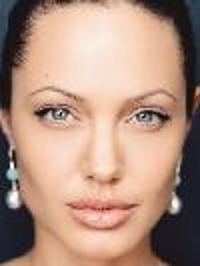
%> input picture ImageMorphing/a.png, 200 x 266 px
$ octave ImageMorphing.m   (GNU Octave 9; MATLAB toolbox functions it lacks are replaced by stand-ins)
%> lines starting %> are read from the running program, lines starting %| are printed output that depends on the picture
warp_frac = 1/2;
dissolve_frac = 1/2;
M = ImageMorphingTriangulation(warp_frac,dissolve_frac);

function M = ImageMorphingTriangulation(warp_frac,dissolve_frac)
%> called with warp_frac = 0.5, dissolve_frac = 0.5

if nargin < 1
    warp_frac = .5;
end

if nargin < 2
    dissolve_frac= warp_frac;
end


% ream images
I = im2double(imread('a.png'));
J = im2double(imread('c.png'));
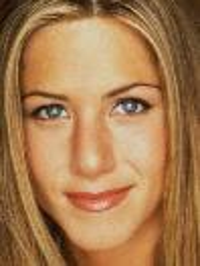
%> input picture ImageMorphing/c.png, 200 x 266 px

% load mat file with points, variables Ip,Jp
 load('points.mat');

% initialize ouput image (morphed)
M = zeros(size(I));

%  Triangulation (on the mean shape)
MeanShape = (1/2)*Ip+(1/2)*Jp;
TRI = delaunay(MeanShape(:,1),MeanShape(:,2));


% number of triangles
TriangleNum = size(TRI,1);

% find coordinates in images I and J
CordInI = zeros(3,3,TriangleNum);
CordInJ = zeros(3,3,TriangleNum);

for i =1:TriangleNum
  for j=1:3

    CordInI(:,j,i) = [ Ip(TRI(i,j),:)'; 1];
    CordInJ(:,j,i) = [ Jp(TRI(i,j),:)'; 1];

  end
end

% create new intermediate shape according to warp_frac
Mp = (1-warp_frac)*Ip+warp_frac*Jp;


% create a grid for the morphed image
[x,y] = meshgrid(1:size(M,2),1:size(M,1));

% for each element of the grid of the morphed image, find  which triangle it falls in
TM = tsearchn([Mp(:,1) Mp(:,2)],TRI,[x(:) y(:)]);


% YOUR CODE STARTS HERE
% suppress NaN components in TM, x and y
idx = ~isnan(TM); x = x(idx); y = y(idx); TM = TM(idx);
%> after `idx = ~isnan(TM)`: idx = 53200 logical values, 53200 true

% Calculate matrix 3 corners triangle of intermedate image
CordInM = zeros(3,3,TriangleNum);
for i =1:TriangleNum
  for j=1:3
    CordInM(:,j,i) = [ Mp(TRI(i,j),:)'; 1];
  end
end

% compute barycentric coordinates of intermedate image
barycentric = zeros(size(x,1),3);
PointI = zeros(size(x,1),3);
PointJ = zeros(size(x,1),3);
PointM = zeros(size(x,1),3);
for k = 1:size(x)
    barycentric(k,1:3) = CordInM(:,:,TM(k))\[x(k);y(k);1];
    PointI(k,1:3) = (CordInI(:,:,TM(k))*barycentric(k,1:3)')';
    PointJ(k,1:3) = (CordInJ(:,:,TM(k))*barycentric(k,1:3)')';
    PointM(k,1:3) = (CordInM(:,:,TM(k))*barycentric(k,1:3)')';
end

IndI = round(PointI(:,1:2)./PointI(:,3));
IndJ = round(PointJ(:,1:2)./PointJ(:,3));
IndM = round(PointM(:,1:2)./PointM(:,3));


IndI = sub2ind(size(I),IndI(:,2),IndI(:,1));
IndJ = sub2ind(size(I),IndJ(:,2),IndJ(:,1));
IndM = sub2ind(size(I),IndM(:,2),IndM(:,1));
% YOUR CODE ENDS HERE


% cross-dissolve
M(IndM)=(1-dissolve_frac)* I(IndI)+ dissolve_frac * J(IndJ);
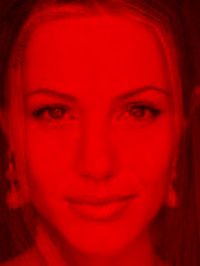
%> M: size 266x200x3 double; mean R, G, B 0.67, 0, 0
M(IndM+53200)=(1-dissolve_frac)* I(IndI+53200)+ dissolve_frac * J(IndJ+53200);
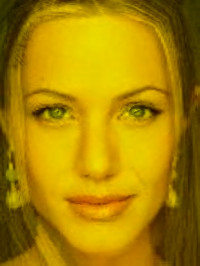
%> M: size 266x200x3 double; mean R, G, B 0.67, 0.52, 0
M(IndM+2*53200)=(1-dissolve_frac)* I(IndI+2*53200)+ dissolve_frac * J(IndJ+2*53200);
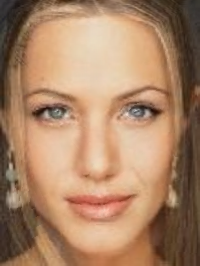
%> M: size 266x200x3 double; mean R, G, B 0.67, 0.52, 0.404
%> `M = ImageMorphingTriangulation(warp_frac,dissolve_frac);`:
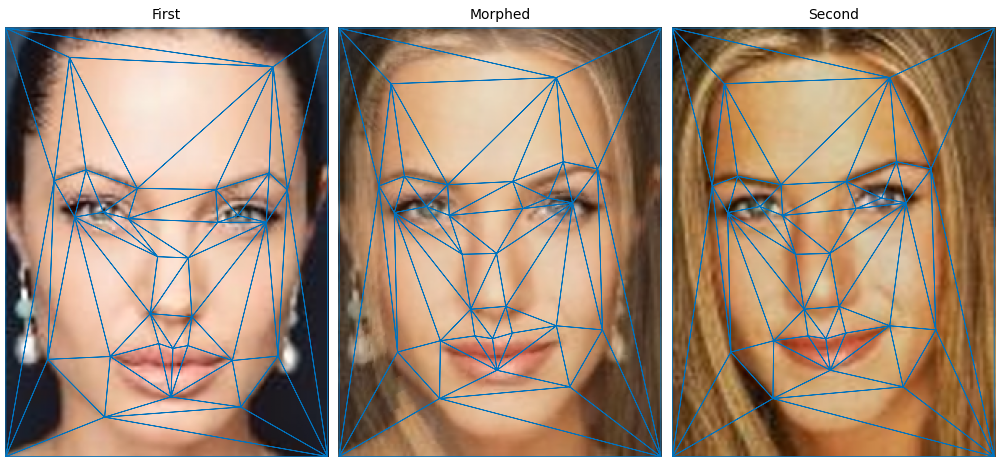
%> figure redrawn from the program's plot data, 3 panels

figure(100);
subplot(1,3,1);
imshow(I);
hold on;
triplot(TRI,Ip(:,1),Ip(:,2))
hold off;
title('First')

subplot(1,3,2);
imshow(M);
hold on;
triplot(TRI,Jp(:,1),Jp(:,2))
hold off
title('Morphed')

subplot(1,3,3);
imshow(J);
hold on;
triplot(TRI,Jp(:,1),Jp(:,2))
hold off
title('Second')

end
